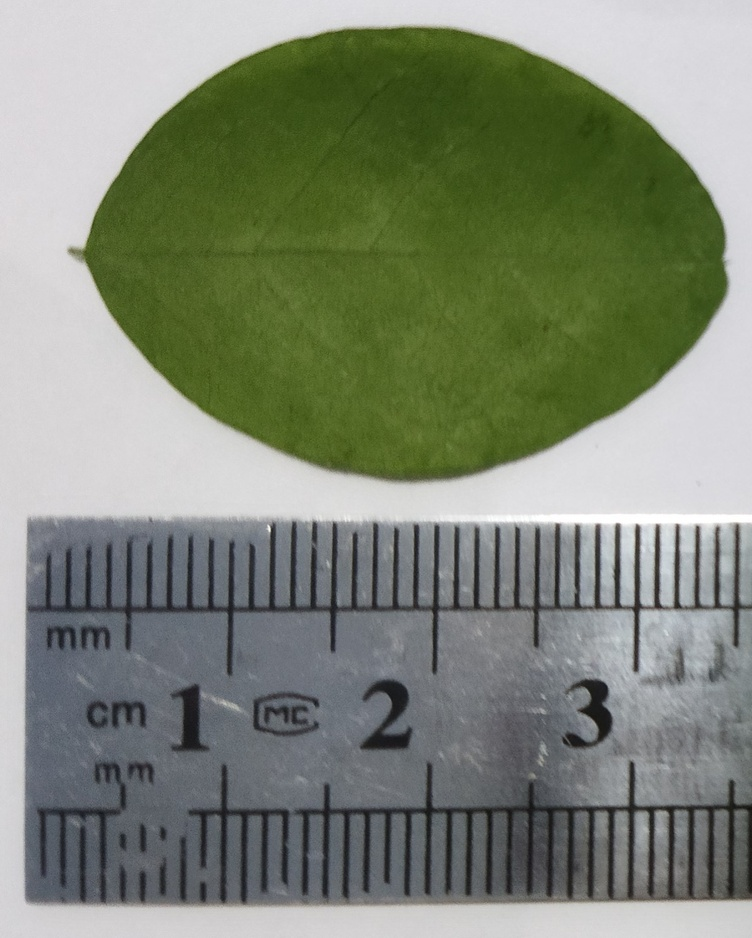
#> input picture data/raw/leaf2.jpg, 752 x 938 px, shrunk from 1215 x 1516 before the run, found by its file name
$ python edge_detection.py   (older library calls are emulated)
#> lines starting #> are read from the running program, lines starting #| are printed output that depends on the picture
import cv2
import matplotlib.pyplot as plt
import numpy as np

# Part1
# Load & Preprocess
image = cv2.imread('data/raw/leaf2.jpg')
#> image is the input picture: shape (938, 752, 3); mean B, G, R 117.9, 134.5, 127.1
gray = cv2.cvtColor(image, cv2.COLOR_BGR2GRAY)
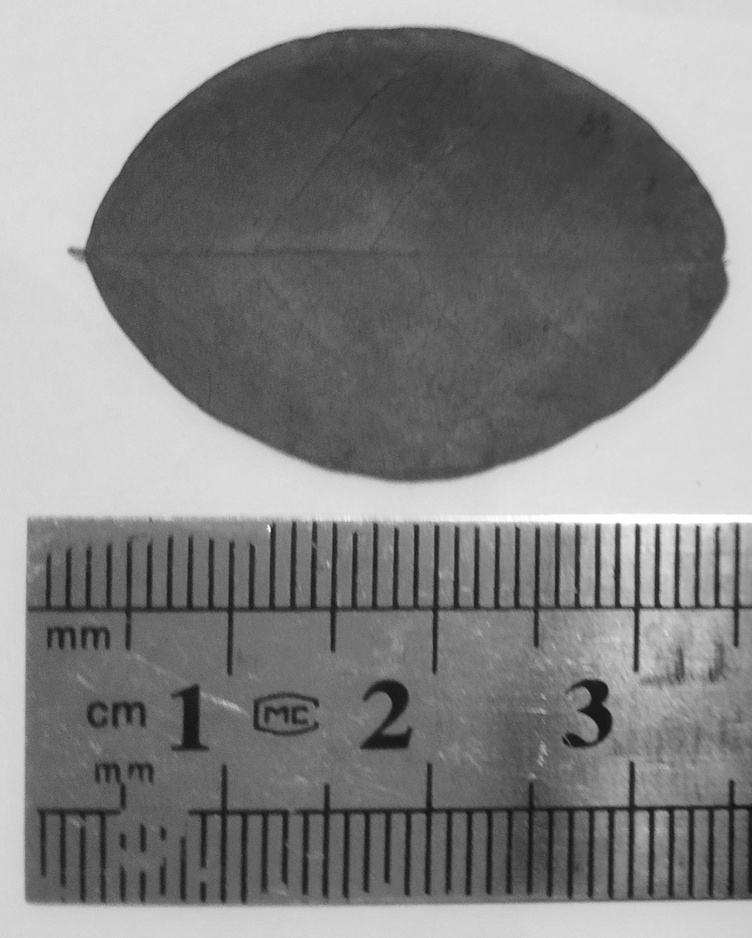
#> gray: shape (938, 752); min 17, max 255, mean 130.4

# Apply Gaussian to reduce noise
blurred = cv2.GaussianBlur(gray, (5, 5), 0)
print('✅ Image loaded & preprocessed!')
print(f'Original shape: {image.shape}')
#| Original shape: (938, 752, 3)
print(f'Grayscale shape: {gray.shape}')
#| Grayscale shape: (938, 752)


# Part2
# Canny edge detection
edges_low = cv2.Canny(blurred, 15, 80)  #very sensitive
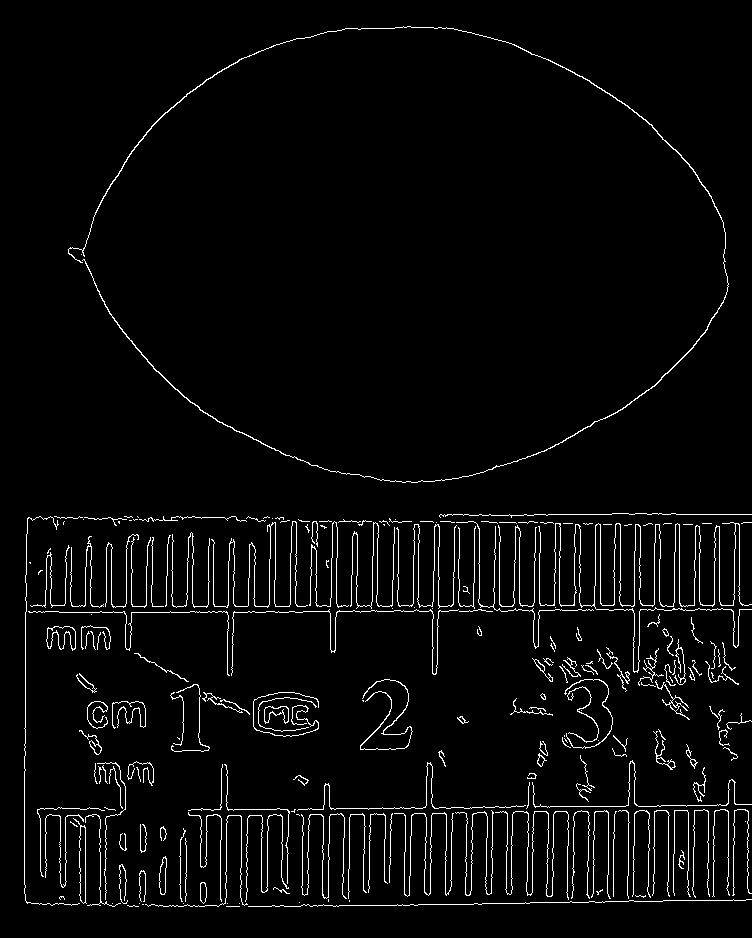
#> edges_low: shape (938, 752); 3.5% white in thin lines or dots
edges_medium = cv2.Canny(blurred, 50, 150)  #balanced
#> edges_medium: shape (938, 752); 3% white in thin lines or dots
edges_high = cv2.Canny(blurred, 100, 150)  #weak edges
#> edges_high: shape (938, 752); 2.5% white in thin lines or dots

# Display results
fig, axes = plt.subplots(2, 2, figsize=(12, 10))
axes[0, 0].imshow(gray, cmap='gray')
axes[0, 0].set_title('Original Grayscale')
axes[0, 0].axis('off')

axes[0, 1].imshow(edges_low, cmap='gray')
axes[0, 1].set_title('Canny Edges: Low Thresholds (15, 80) ⭐ BEST')
axes[0, 1].axis('off')

axes[1, 0].imshow(edges_medium, cmap='gray')
axes[1, 0].set_title('Canny Edges: Medium Thresholds (50, 150)')

axes[1, 1].imshow(edges_high, cmap='gray')
axes[1, 1].set_title('Canny Edges: High Thresholds (100, 150)')
axes[1, 1].axis('off')

plt.tight_layout()
plt.savefig('results/08_canny_edge_detection.png', dpi=150)
plt.show()
print('✅ Canny Edge detection complete!')


# Part3
# Sobel edge detection (X and Y gradients)
sobelx = cv2.Sobel(gray, cv2.CV_64F, 1, 0, ksize=5)  # X directions
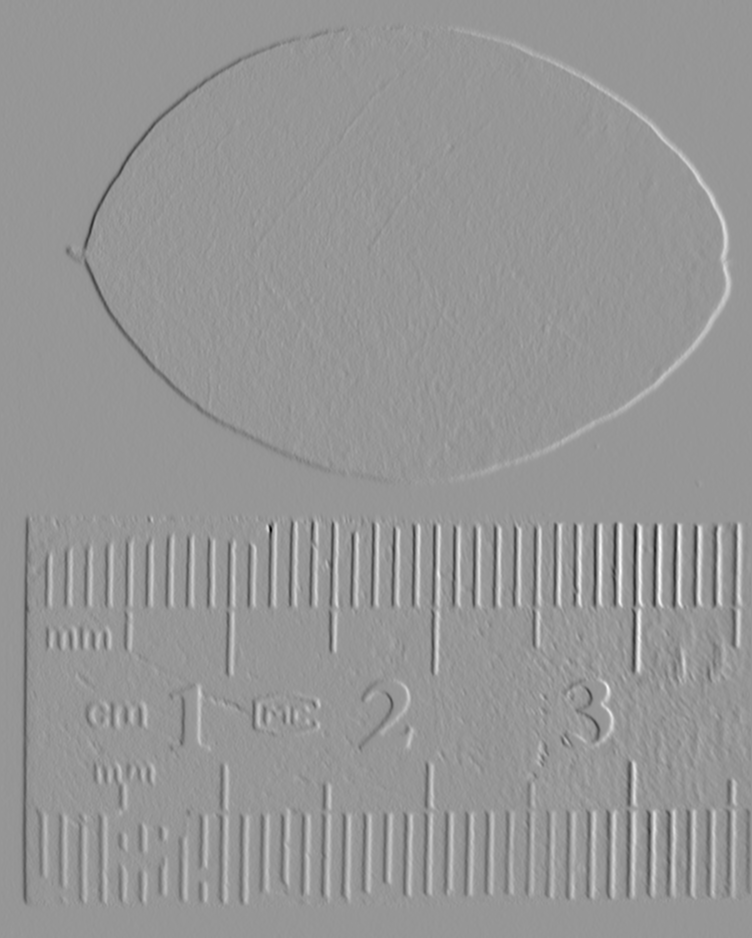
#> sobelx: shape (938, 752) float64; min -8845, max 6135, mean -7.1; drawn with min black and max white
sobely = cv2.Sobel(gray, cv2.CV_64F, 0, 1, ksize=5)  # Y directions
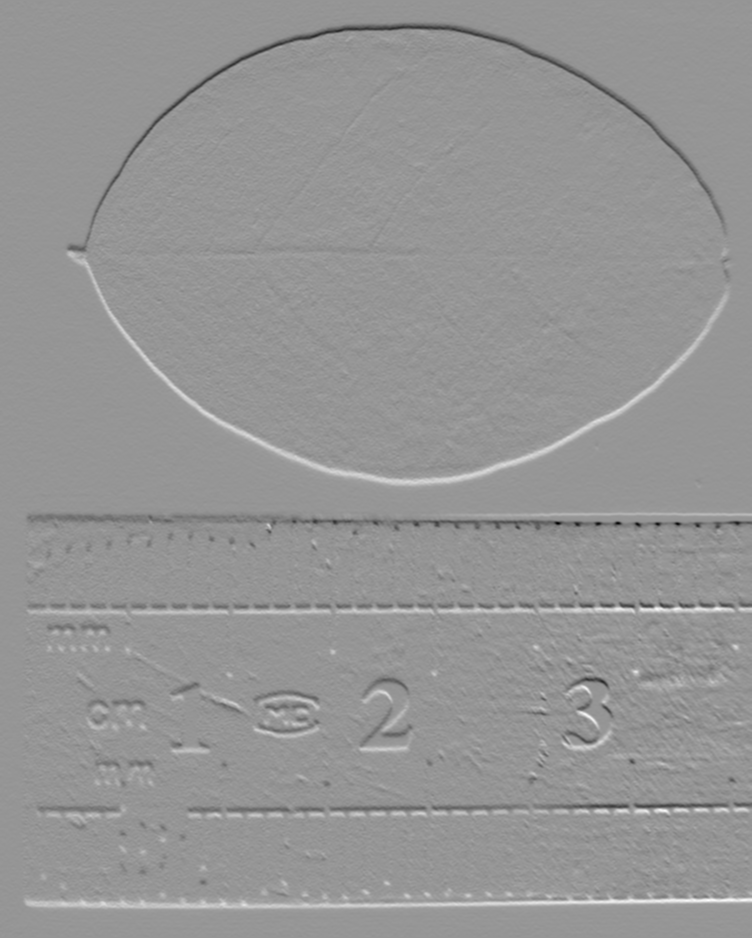
#> sobely: shape (938, 752) float64; min -6502, max 4576, mean -1; drawn with min black and max white
sobel_combined = np.sqrt(sobelx**2 + sobely**2)
sobel_combined = np.uint8(sobel_combined)
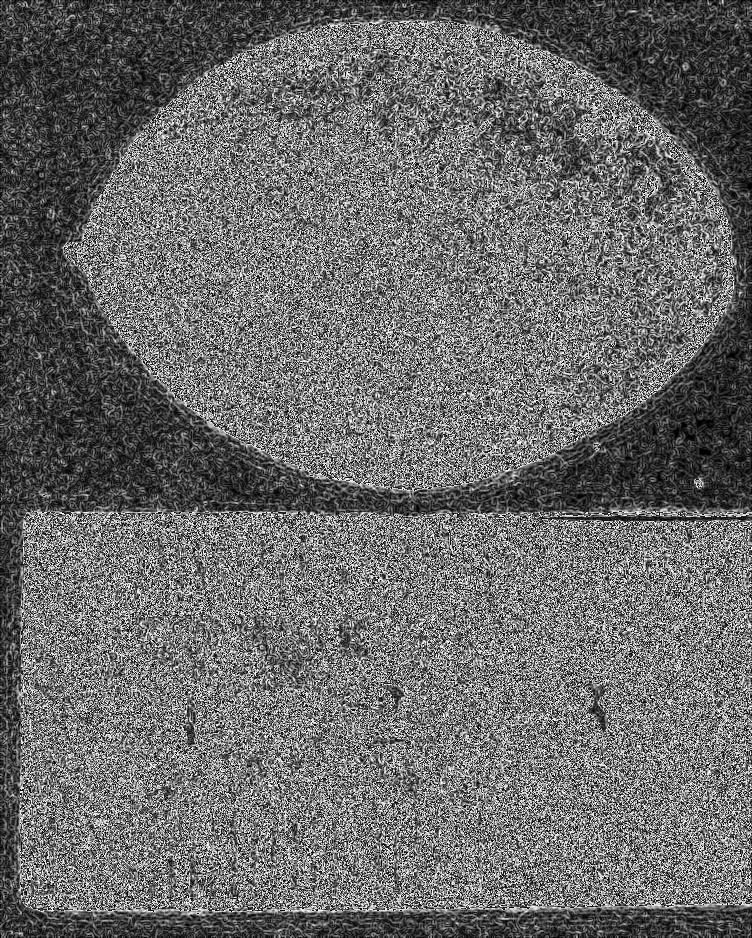
#> sobel_combined: shape (938, 752); min 0, max 255, mean 106.8

# Laplacian edge detection
laplacian = cv2.Laplacian(gray, cv2.CV_64F)
laplacian = np.uint8(np.absolute(laplacian))
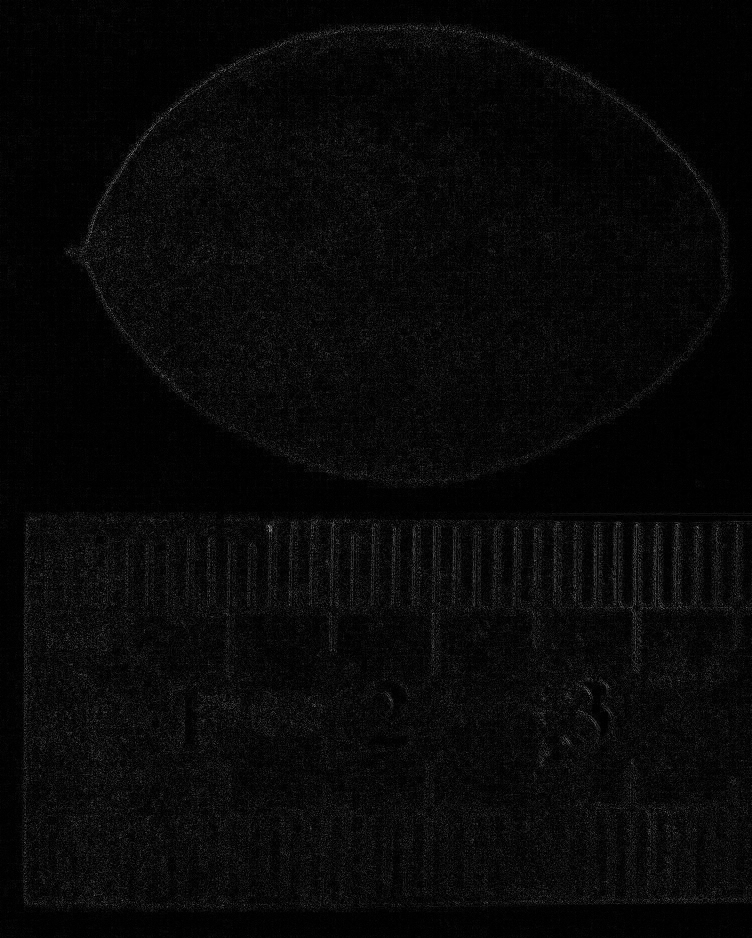
#> laplacian: shape (938, 752); min 0, max 140, mean 8.1

# Canny for comparison
canny = cv2.Canny(blurred, 15, 80)


# Display Sobel and Laplacian results
fig, axes = plt.subplots(2, 2, figsize=(12, 10))
axes[0, 0].imshow(gray, cmap='gray')
axes[0, 0].set_title('Original')
axes[0, 0].axis('off')

axes[0, 1].imshow(sobel_combined, cmap='gray')
axes[0, 1].set_title('Sobel Edge Detection')
axes[0, 1].axis('off')

axes[1, 0].imshow(laplacian, cmap='gray')
axes[1, 0].set_title('Laplacian Edge Detection')
axes[1, 0].axis('off')

axes[1, 1].imshow(canny, cmap='gray')
axes[1, 1].set_title('Canny Edge Detection (Best!) ⭐')
axes[1, 1].axis('off')

plt.tight_layout()
plt.savefig('results/09_edge_detection_comparison.png', dpi=150)
plt.show()
print('✅ Edge Detection Comparison complete!')


# Part4
# Edge Detection Pipeline
def detect_edges(image_path, blur_kernel=5, canny_low=15, canny_high=80):
    """ Complete edge detection pipeline
    Parameters:
    - image_path: path to image
    - blur_kernel: size of Gaussian blur (odd number)
    - canny_low: lower threshold for Canny
    - canny_high: upper threshold for Canny
    Returns:
    - edges: binary edge image
    """
#> called with image_path = 'data/raw/leaf2.jpg', blur_kernel = 5, canny_low = 15, canny_high = 80
    # Load image
    image = cv2.imread(image_path)
    if image is None:
        print(f"Error loading {image_path}")
        return None

    # Convert to Grayscale
    gray = cv2.cvtColor(image, cv2.COLOR_BGR2GRAY)

    # Gaussian Blur to reduce noise
    blurred = cv2.GaussianBlur(gray, (blur_kernel, blur_kernel), 0)

    # Canny Edge Detection using Tuned Values
    edges = cv2.Canny(blurred, canny_low, canny_high)

    print(f'✅ Edges detected for {image_path}')
    print(f' Edge pixels: {np.sum(edges > 0)}')
#|  Edge pixels: 24386
    print(f' Total pixels: {edges.size}')
#|  Total pixels: 705376

    # Display results
    fig, axes = plt.subplots(1, 3, figsize=(15, 5))
    axes[0].imshow(cv2.cvtColor(image, cv2.COLOR_BGR2RGB))
    axes[0].set_title('Original')
    axes[0].axis('off')

    axes[1].imshow(gray, cmap='gray')
    axes[1].set_title('Grayscale')
    axes[1].axis('off')

    axes[2].imshow(edges, cmap='gray')
    axes[2].set_title('Edges Detected')
    axes[2].axis('off')

    plt.tight_layout()
    plt.savefig('results/10_edge_detection_pipeline.png', dpi=150)
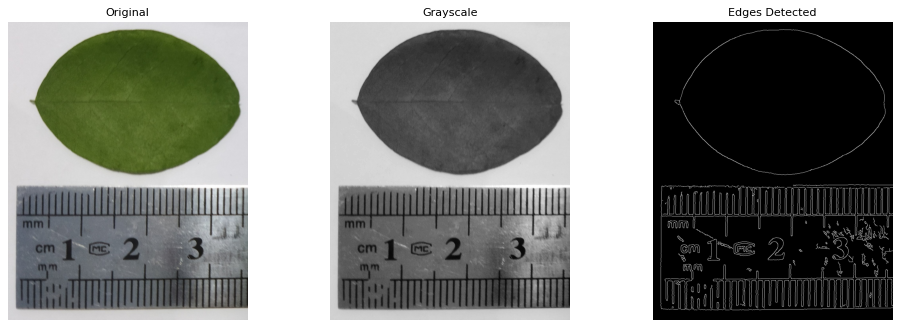
#> figure drawn by matplotlib, 3 panels
    plt.show()

# Test on my image Leaf2
detect_edges('data/raw/leaf2.jpg')

$ run again, with data/raw/leaf1.jpg copied over data/raw/leaf2.jpg
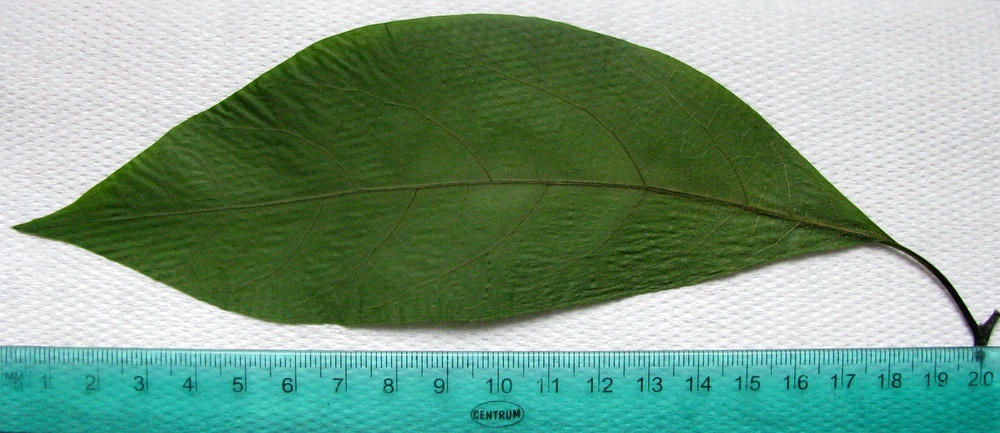
#> input picture data/raw/leaf1.jpg, 1000 x 433 px, shrunk from 3198 x 1386 before the run, found by its file name
#> image is the input picture: shape (433, 1000, 3); mean B, G, R 135, 157.8, 124.3
#| Original shape: (433, 1000, 3)
#| Grayscale shape: (433, 1000)
#> `edges_low = cv2.Canny(blurred, 15, 80)`:
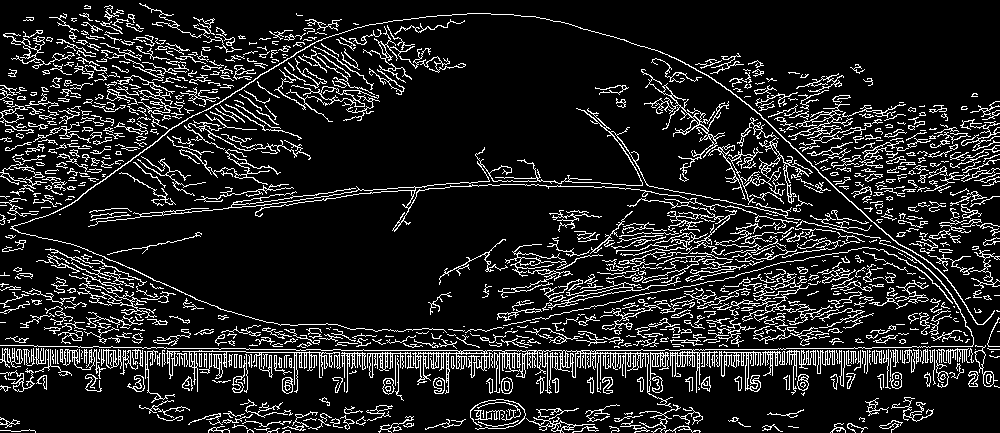
#> edges_low: shape (433, 1000); 13.2% white in thin lines or dots
#> edges_medium: shape (433, 1000); 3.1% white in thin lines or dots
#> edges_high: shape (433, 1000); 2.5% white in thin lines or dots
#|  Edge pixels: 56960
#|  Total pixels: 433000
#> in detect_edges, `plt.savefig('results/10_edge_detection_pipeline.png', dpi=150)`:
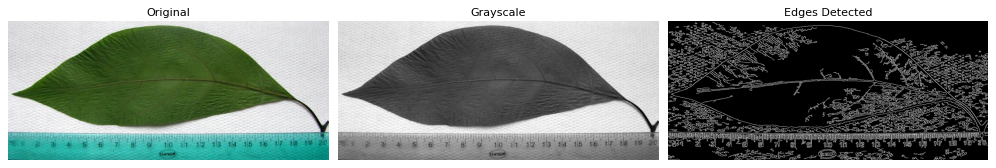
#> figure drawn by matplotlib, 3 panels

$ run again, with data/raw/leaf3.jpg copied over data/raw/leaf2.jpg
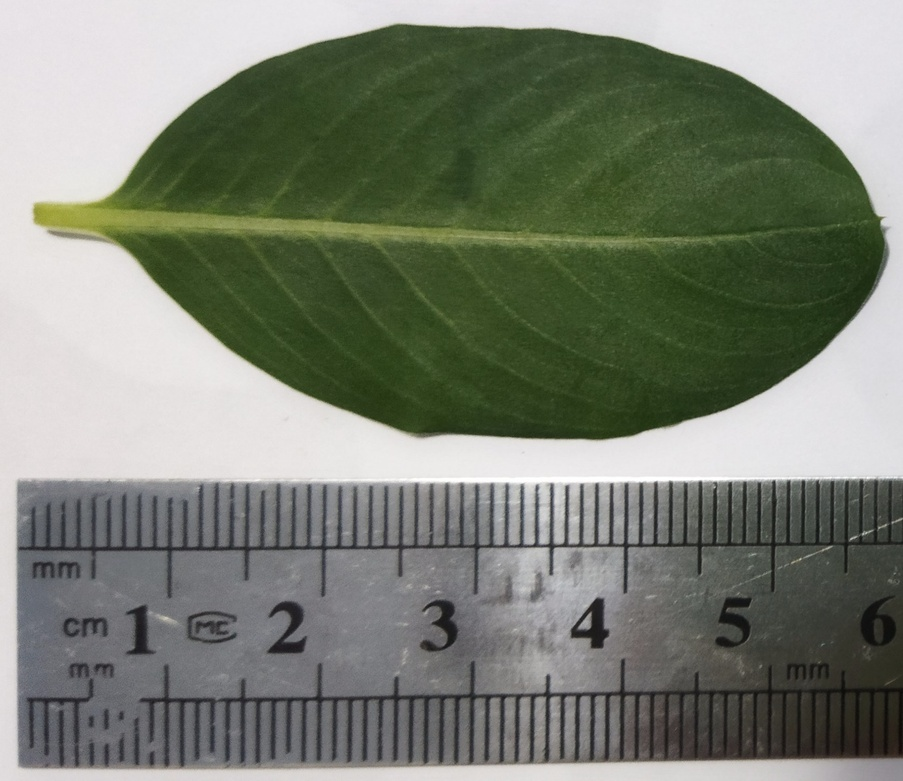
#> input picture data/raw/leaf3.jpg, 903 x 781 px, shrunk from 1676 x 1449 before the run, found by its file name
#> image is the input picture: shape (781, 903, 3); mean B, G, R 115.2, 127.9, 122.4
#| Original shape: (781, 903, 3)
#| Grayscale shape: (781, 903)
#> `edges_low = cv2.Canny(blurred, 15, 80)`:
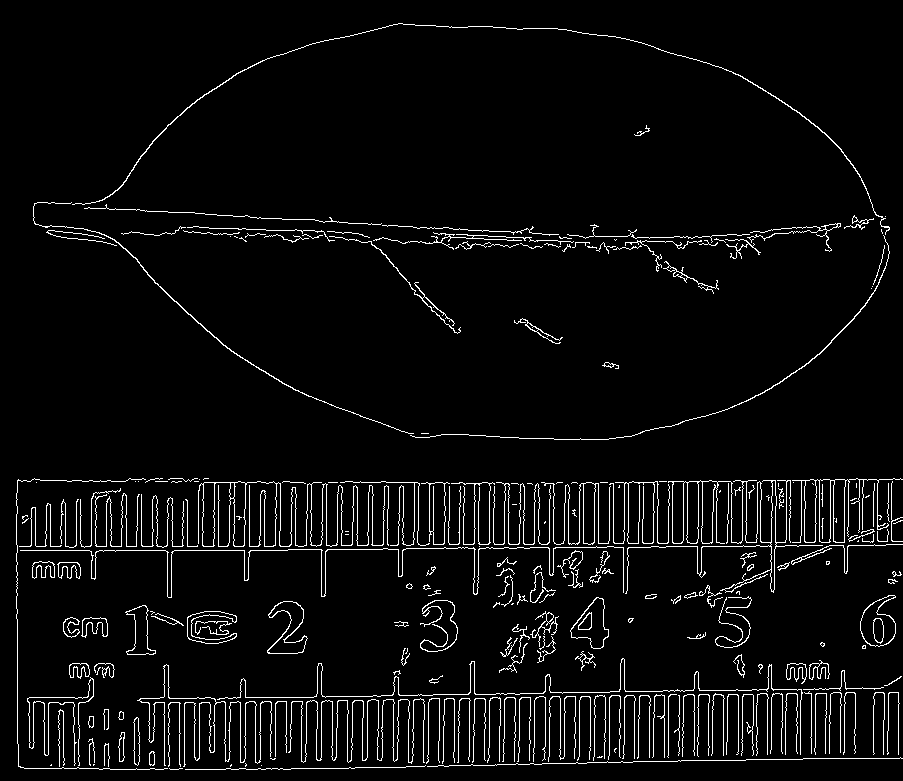
#> edges_low: shape (781, 903); 4.4% white in thin lines or dots
#> edges_medium: shape (781, 903); 3.4% white in thin lines or dots
#> edges_high: shape (781, 903); 2.9% white in thin lines or dots
#|  Edge pixels: 31292
#|  Total pixels: 705243
#> in detect_edges, `plt.savefig('results/10_edge_detection_pipeline.png', dpi=150)`:
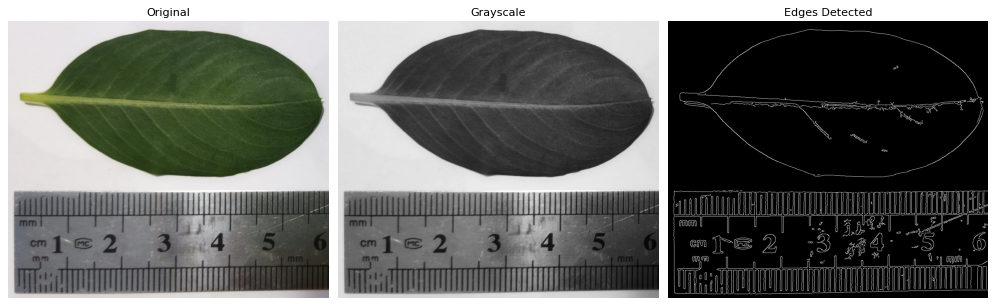
#> figure drawn by matplotlib, 3 panels
